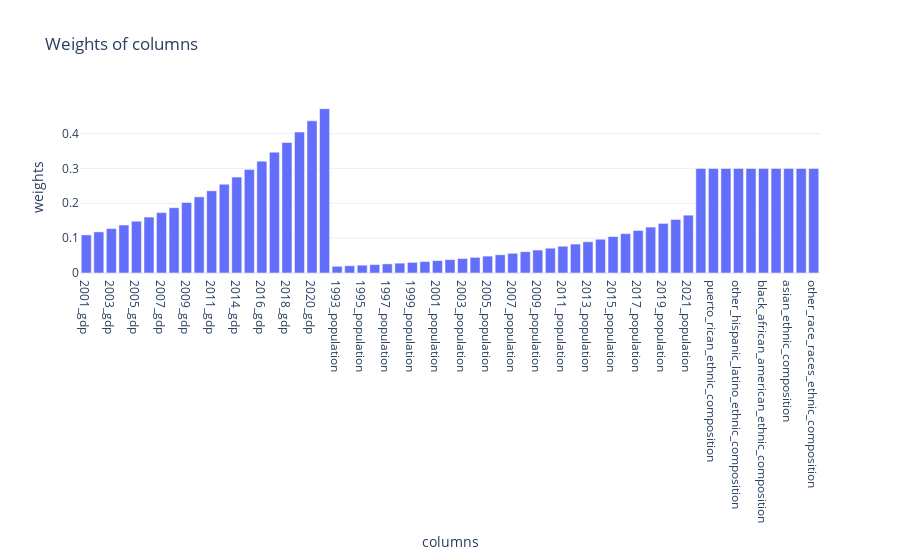

The cell this chart's notebook holds for it:
### Markdown cell above
We can also specify feature class weights to variables (such as `gdp`, or `population`) or sets of variables (such as `ethnic composition` or `urbanization`). Feature weights, ranging from $-4$ to $4$, are assigned to influence the impact of each feature (or class of features) on the final similarity score, where negative values represent us actually interested in dissimilarity in a given aspect. Once we instantiate a query, we run the calculations and inspect the results. 

The plot represents weights assigned to the specified variables. Notice that they are not uniformly distributed across the years (in case of time series), they intentionally assign higher weights to more recent years. The decay is exponential and can be regulated (if set to `1`, all available years will be given equal weights).

### Code cell
f = FipsQuery(
    42001,
    "gdp",
    feature_groups_with_weights={"gdp": 1, "population": 2, "ethnic_composition": 3},
)

f.find_euclidean_kins()
f.plot_weights()
display(f.euclidean_kins.head())

### Figure 1 — Plotly figure (JSON) as saved in the notebook; plotly's stock layout.template omitted (floating-point values rounded to 4 significant figures)
{"data": [{"type": "bar", "x": ["2001_gdp", "2002_gdp", "2003_gdp", "2004_gdp", "2005_gdp", "2006_gdp", "2007_gdp", "2008_gdp", "2009_gdp", "2010_gdp", "2011_gdp", "2013_gdp", "2014_gdp", "2015_gdp", "2016_gdp", "2017_gdp", "2018_gdp", "2019_gdp", "2020_gdp", "2021_gdp", "1993_population", "1994_population", "1995_population", "1996_population", "1997_population", "1998_population", "1999_population", "2000_population", "2001_population", "2002_population", "2003_population", "2004_population", "2005_population", "2006_population", "2007_population", "2008_population", "2009_population", "2010_population", "2011_population", "2012_population", "2013_population", "2014_population", "2015_population", "2016_population", "2017_population", "2018_population", "2019_population", "2020_population", "2021_population", "mexican_ethnic_composition", "puerto_rican_ethnic_composition", "cuban_ethnic_composition", "other_hispanic_latino_ethnic_composition", "white_ethnic_composition", "black_african_american_ethnic_composition", "american_indian_alaska_native_ethnic_composition", "asian_ethnic_composition", "native_hawaiian_other_pacific_islander_ethnic_composition", "other_race_races_ethnic_composition"], "y": [0.1093, 0.118, 0.1274, 0.1376, 0.1486, 0.1605, 0.1734, 0.1873, 0.2022, 0.2184, 0.2359, 0.2548, 0.2751, 0.2971, 0.3209, 0.3466, 0.3743, 0.4043, 0.4366, 0.4715, 0.01924, 0.02078, 0.02244, 0.02423, 0.02617, 0.02827, 0.03053, 0.03297, 0.03561, 0.03845, 0.04153, 0.04485, 0.04844, 0.05232, 0.0565, 0.06102, 0.06591, 0.07118, 0.07687, 0.08302, 0.08966, 0.09684, 0.1046, 0.1129, 0.122, 0.1317, 0.1423, 0.1537, 0.166, 0.3, 0.3, 0.3, 0.3, 0.3, 0.3, 0.3, 0.3, 0.3, 0.3]}], "layout": {"title": {"text": "Weights of columns"}, "xaxis": {"title": {"text": "columns"}}, "yaxis": {"title": {"text": "weights"}}}}
